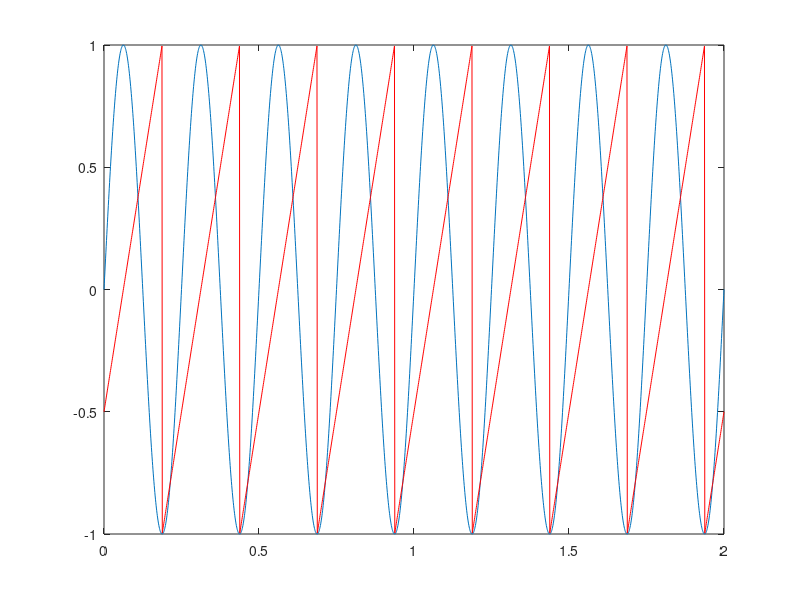

Recreate this plot in MATLAB. (Note: this script raises an error after producing the figure.)
%% phase_estimate_sandbox.m
% some code for testing ways of estimating the phase of the last sample in
% a signal

%% hilbert phase is accurate up to last sample of perfect sine wave
dt = 0.001;
tvec = 0:dt:2;

y = sin(2*pi*4*tvec);

plot(tvec, y); hold on;

phi = angle(hilbert(y));
plot(tvec, phi ./ pi, 'r');

%% what about some actual data? (note requires statedep_sandbox to have been run)
offs = 300; % plot some example stim events starting at this event number
for iE = 1:9

temp = restrict(this_csc, laser_on.t{1}(iE+offs)-2.5, laser_on.t{1}(iE+offs)+0.5);
this_idx = nearest_idx3(laser_on.t{1}(iE+offs), temp.tvec);

subplot(3, 3, iE);
plot(temp); hold on;
plot(temp.tvec(this_idx), temp.data(this_idx), '.k', 'MarkerSize', 10);
axis tight; box off;

end

%% test with some synthetic data
cfg_filt = []; cfg_filt.order = 4; cfg_filt.f = [6 10]; cfg_filt.pad = 0;
d = fdesign.bandpass('N,F3dB1,F3dB2', cfg_filt.order, cfg_filt.f(1), cfg_filt.f(2), Fs);
Hd = design(d,'butter');
b = Hd.sosMatrix; a = Hd.scaleValues;

% generate some data
random_csc = this_csc; random_csc.data = randn(size(random_csc.data)); % random
%random_csc = this_csc; random_csc.data = sin(2*pi*8*random_csc.tvec)'; % pure oscillation

random_csc_f = random_csc; 
random_csc_f.data = filter(Hd, random_csc_f.data);
random_csc_f.data = angle(hilbert(random_csc_f.data));

% filter trialized data
trial_hist = zeros(size(hist(random_csc_f.data, 36)));
clear first_phases last_phases first_values last_values;
for iT = length(laser_on.t{1}):-1:1
    
    this_trial = restrict(random_csc, laser_on.t{1}(iT)-2.5, laser_on.t{1}(iT));
    
    raw_first_values(iT) = this_trial.data(1);
    raw_last_values(iT) = this_trial.data(end);
    
    if cfg_filt.pad % add some padding at start and end
        
        x = this_trial.data;

        Np = 500;

        %x1 = -flipud(x(2:Np + 1)) + 2*x(1);
        %x2 = -flipud(x(end - Np:end-1)) + 2*x(end);
        x1 = fliplr(diff(x(1:Np)));
        x1 = cumsum(x1);
        x1 = x1 + (x(1) - x1(end));
        
        x2 = fliplr(diff(x(end - Np + 1:end)));
        x2 = cumsum(cat(2, x(end), x2));
        
        this_trial.data = cat(2, x1(1:end-1), x, x2(2:end));
        
    end
    
    this_trial.data = filter(Hd, this_trial.data);
    f_first_values(iT) = this_trial.data(1);
    f_last_values(iT) = this_trial.data(end);
    
    this_trial.data = angle(hilbert(this_trial.data));
    
    if cfg_filt.pad
        this_trial.data = this_trial.data(:, Np + 1:end - Np);
    end
    
    trial_hist = trial_hist + hist(this_trial.data, 36);
    first_phases(iT) = this_trial.data(1);
    last_phases(iT) = this_trial.data(end);

end

subplot(221);
hist(random_csc_f.data, 36);
title('full data phase hist');

subplot(222);
bar(trial_hist);
title('trialized data phase hist');

subplot(223);
hist(first_phases, 36);
title('start phase hist');

subplot(224);
hist(last_phases, 36);
title('end phase hist');

figure;
subplot(221);
hist(raw_first_values, 36);
title('raw first values');

subplot(222);
hist(raw_last_values, 36);
title('raw last values');

subplot(223);
hist(f_first_values, 36);
title('filtered first values');

subplot(224);
hist(f_last_values, 36);
title('filtered last values');

%% idea: run forward filter up to time of stim to obtain phase estimate (works on actual data)
fs = 18;
fpass_list = {[3 5], [7 9], [30 40], [65 80]};
fstop_list = {[2.5 5.5], [6 10], [28 42], [60 85]};

for iF = 1:length(fpass_list) % loop across freqs
   
    % set up filter
    cfg_filt = [];
    cfg_filt.fpass = fpass_list{iF};
    cfg_filt.fstop = fstop_list{iF};
    cfg_filt.debug = 0;
    cfg_filt.filtfilt = 0;
    cfg_filt.pad = [];
    
    stim_phase = FindPreStimPhase(cfg_filt, laser_on, this_csc);
    
    % STIM PHASE HISTO THIS IS IMPORTANT
    figure(2); subplot(2, 2, iF);
    hist(stim_phase, 36); title(sprintf('stim phase histo (%.1f-%.1f Hz)', fpass_list{iF}(1), fpass_list{iF}(2)));
    
    figure(1)
    subplot(322); 
    plot(F, 10*log10(Pxx), 'k', 'LineWidth', 2);
    set(gca, 'XLim', [0 150], 'FontSize', fs); grid on;
    xlabel('Frequency (Hz)');
    
    for iP = 1 % loop across some phase splits
    
        phase_low_idx = find(stim_phase < 0);
        phase_high_idx = find(stim_phase >= 0);
        
        [this_ccf_low, tvec] = ccf(cfg, laser_on.t{1}(phase_low_idx), this_S.t{1});
        [this_ccf_high, tvec] = ccf(cfg, laser_on.t{1}(phase_high_idx), this_S.t{1});
        
        subplot(3, 2, 2 + iF);
        h(1) = plot(tvec, this_ccf_low, 'b', 'LineWidth', 2); hold on;
        h(2) = plot(tvec, this_ccf_high, 'r', 'LineWidth', 2);
        
        legend(h, {'phase < 0', 'phase >= 0'}, 'Location', 'Northwest'); legend boxoff;
        set(gca, 'FontSize', fs); xlabel('time (s)'); ylabel('spike count');
        title(sprintf('phase split %.1f-%.1f Hz', fpass_list{iF}(1), fpass_list{iF}(2)));
    
    end
    
    drawnow;
    
end % of freq loop